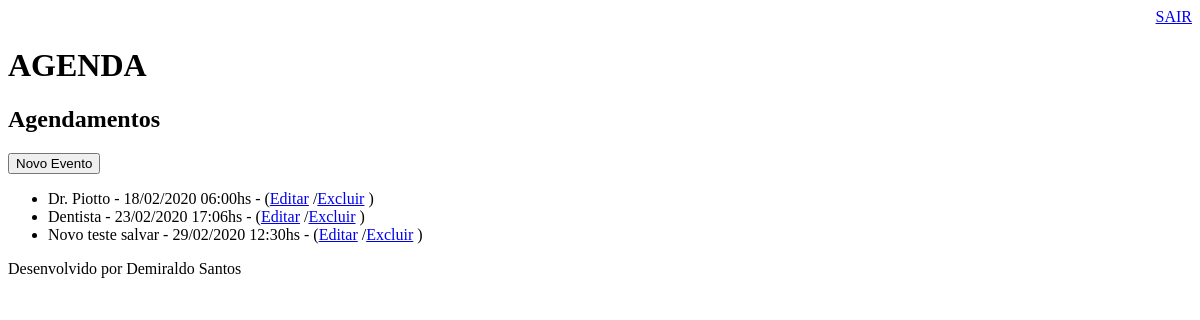
The page /agenda/ (signed in) on the database as committed earlier.
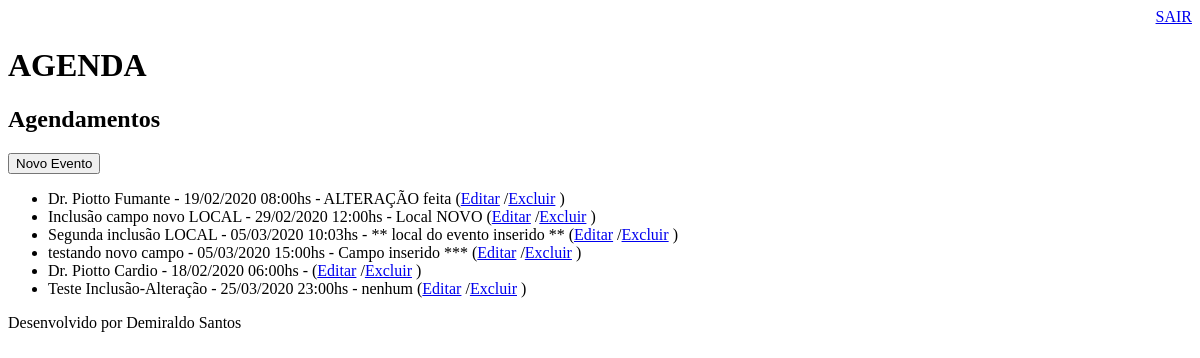
The same page on the database as committed later.
### core/models.py (models this page shows, shortened)
class Evento(models.Model):
    titulo = models.CharField(max_length=100)
    descricao = models.CharField(max_length=2000, blank=True, null=True)
    data_evento = models.DateTimeField(verbose_name='Data do Evento')
    local_evento = models.CharField(max_length=200, null=True)
    data_criacao = models.DateTimeField(auto_now=True)
    usuario = models.ForeignKey(User, on_delete=models.CASCADE)
    class Meta:
        db_table = 'eventos'
    def get_data_evento(self):
        return self.data_evento.strftime('%d/%m/%Y %H:%Mhs')

### core/views.py (the view)
# urls.py: path('agenda/', views.lista_eventos),
@login_required(login_url='/login/')
def lista_eventos(request):
    evento = Evento.objects.all()
    dados = {'eventos': evento}
    return render(request, 'agenda.html', dados)

### templates/agenda.html
{% extends "modelo-corpo.html" %}
{% block content %}
    <h2>Agendamentos</h2>
        <a href="cadevento/">
            <button type="button">Novo Evento</button>
        </a>
        <ul>
            {% for evento in eventos %}
                <li> {{ evento.titulo }} - {{ evento.get_data_evento }} -
                    {% if evento.local_evento != None %}
                        {{ evento.local_evento }}
                    {% endif %}
                    (<a href="cadevento/?id={{ evento.id }}">Editar</a>
                    /<a href="cadevento/delete/{{ evento.id }}">Excluir</a> )
                </li>
            {% endfor %}
        </ul>
{% endblock %}

### templates/modelo-corpo.html
<!DOCTYPE html>
<html lang="en">
<head>
    {% include "modelo-cabecalho.html" %}
</head>
<body>
    {% block content %} {% endblock %}
    {% include "modelo-rodape.html" %}
</body>
</html>

### templates/modelo-cabecalho.html (shortened to what this page needs)
    <div align="right">
        <a href="/logout">SAIR</a>
    </div>
    <h1>AGENDA</h1>

### templates/modelo-rodape.html
<p>Desenvolvido por Demiraldo Santos</p>

Rows that differ between the two databases and show on the page:
removed Evento: titulo "Dentista", get_data_evento "23/02/2020 17:06hs"
removed Evento: titulo "Novo teste salvar", get_data_evento "29/02/2020 12:30hs"
changed Evento: titulo "Dr. Piotto" → "Dr. Piotto Fumante"; get_data_evento "18/02/2020 06:00hs" → "19/02/2020 08:00hs"; local_evento (not shown) → "ALTERAÇÃO feita"
added Evento: titulo "Inclusão campo novo LOCAL", get_data_evento "29/02/2020 12:00hs", local_evento "Local NOVO"
added Evento: titulo "Segunda inclusão LOCAL", get_data_evento "05/03/2020 10:03hs", local_evento "** local do evento inserido **"
added Evento: titulo "testando novo campo", get_data_evento "05/03/2020 15:00hs", local_evento "Campo inserido ***"
added Evento: titulo "Dr. Piotto Cardio", get_data_evento "18/02/2020 06:00hs"
added Evento: titulo "Teste Inclusão-Alteração", get_data_evento "25/03/2020 23:00hs", local_evento "nenhum"
